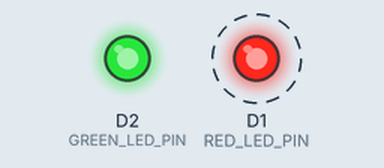
Simulated run of this sketch. Board: ESP8266 (NodeMCU). Shown: output pins drawn as LEDs (lit = HIGH). Dashed ring = blinking.

Above: at 0.5 s.
Timing chart, 0 to 4.6 s (numbered marks = the images above):
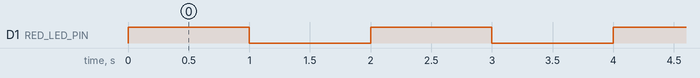

The sketch:

TC_04.ino
```cpp
#define RED_LED_PIN D1
#define GREEN_LED_PIN D2

//Blink Red LED with a period of 2s

void setup() {
  // put your setup code here, to run once:
  pinMode(GREEN_LED_PIN, OUTPUT);
  pinMode(RED_LED_PIN, OUTPUT);
}

void loop() {
  // put your main code here, to run repeatedly:
  digitalWrite(GREEN_LED_PIN, HIGH);
  digitalWrite(RED_LED_PIN, HIGH);
  delay(1000);
  digitalWrite(RED_LED_PIN, LOW);
  delay(1000);
}
```

Measured:
- by itself, D1 (RED_LED_PIN): alternates HIGH for 1.0 s and LOW for 1.0 s
